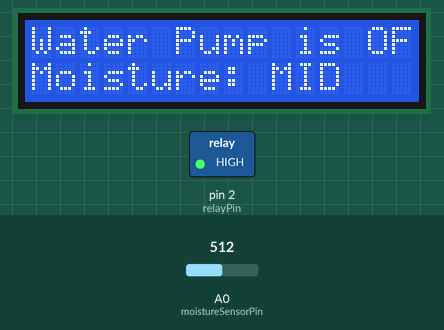
The sketch below on a simulated Arduino Uno, built with avr-gcc and run on an emulated ATmega328P. Parts: 16×2 character LCD, switched loads named in the sketch (green lamp = pin HIGH). The test bench sets the inputs (shaded band); at power-on: A0 (moistureSensorPin) = 512. What the sketch prints to the serial monitor is not drawn.

Above: at 4.2 s.
4.3 s: A0 (moistureSensorPin) set to 936
14.3 s: A0 (moistureSensorPin) set to 960
At 23.6 s:
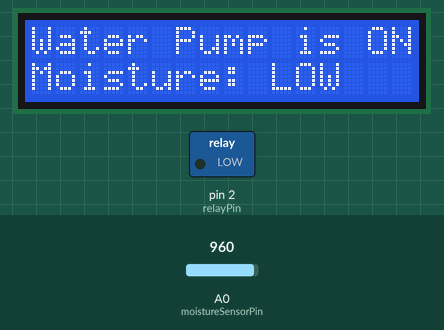
24.6 s: A0 (moistureSensorPin) set to 290
At 33.6 s:
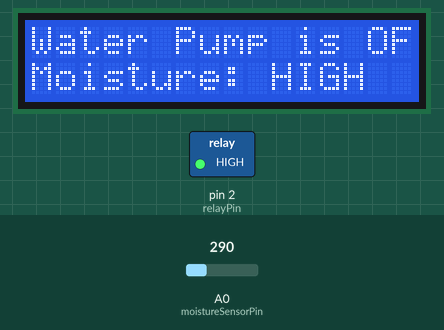
34.7 s: A0 (moistureSensorPin) set to 311
At 43.6 s:
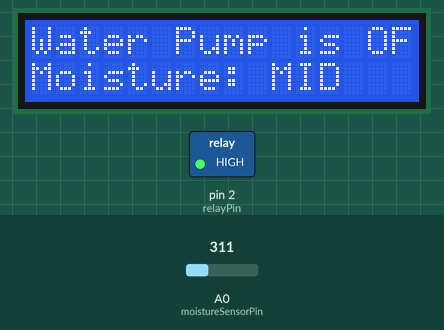
44.7 s: A0 (moistureSensorPin) set to 122
At 53.6 s:
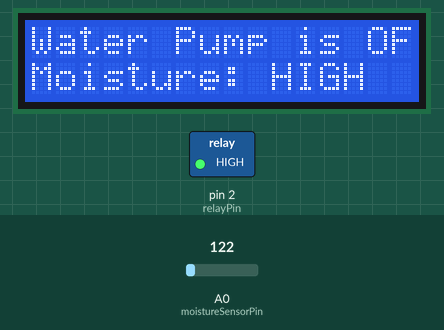
Timing chart, 0 to 55.1 s (numbered marks = the images above; inputs shaded):
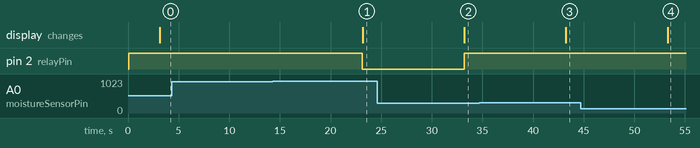

Measured:
- the behaviour switches between 950 and 951 on A0 (moistureSensorPin) (found by bisection; images 0 and 1)
- the behaviour switches between 299 and 300 on A0 (moistureSensorPin) (found by bisection; images 2 and 3)
- after the input at 4.3 s, every drawn part: stays the same
- after the input at 14.3 s, pin 2 (relayPin): HIGH → LOW after 8.9 s; the display: changes after 8.9 s (image 1)
- after the input at 24.6 s, pin 2 (relayPin): LOW → HIGH after 8.6 s; the display: changes after 8.6 s (image 2)
- after the input at 34.7 s, the display: changes after 8.6 s (image 3)
- after the input at 44.7 s, the display: changes after 8.6 s (image 4)

The sketch:

automatic_plant_watering.ino
```cpp
#include <Wire.h>
#include <LiquidCrystal_I2C.h>

// Initialize the LCD, specifying the I2C address and dimensions
LiquidCrystal_I2C lcd(0x27, 16, 2);

// Pin definitions
const int moistureSensorPin = A0; // Analog pin connected to the sensor's analog output
const int relayPin = 2;           // Digital pin connected to the relay module

// Moisture level thresholds
const int dryThreshold = 950;
const int wetThreshold = 300;

void setup() {
  // Initialize serial communication for debugging
  Serial.begin(9600);

  // Initialize the LCD
  lcd.init();
  lcd.backlight();

  // Set up the relay pin as an output
  pinMode(relayPin, OUTPUT);
  digitalWrite(relayPin, HIGH); // Ensure the relay is off initially

  // Display initial message
  lcd.setCursor(0, 0);
  lcd.print("IRRIGATION");
  lcd.setCursor(0, 1);
  lcd.print("SYSTEM IS ON");
  delay(3000);
  lcd.clear();
}

void loop() {
  // Read the moisture level from the sensor
  int moistureLevel = analogRead(moistureSensorPin);
  Serial.println(moistureLevel); // Print moisture level to the serial monitor

  // Control the relay based on the moisture level
  if (moistureLevel > dryThreshold) {
    digitalWrite(relayPin, LOW); // Turn on the water pump
    lcd.setCursor(0, 0);
    lcd.print("Water Pump is ON ");
  } else {
    digitalWrite(relayPin, HIGH); // Turn off the water pump
    lcd.setCursor(0, 0);
    lcd.print("Water Pump is OFF");
  }

  // Display the moisture level on the LCD
  if (moistureLevel < wetThreshold) {
    lcd.setCursor(0, 1);
    lcd.print("Moisture: HIGH  ");
  } else if (moistureLevel >= wetThreshold && moistureLevel <= dryThreshold) {
    lcd.setCursor(0, 1);
    lcd.print("Moisture: MID   ");
  } else if (moistureLevel > dryThreshold) {
    lcd.setCursor(0, 1);
    lcd.print("Moisture: LOW   ");
  }

  // Wait for a while before taking the next reading
  delay(10000); // Adjust the delay as needed (e.g., 10 seconds)
}
```
